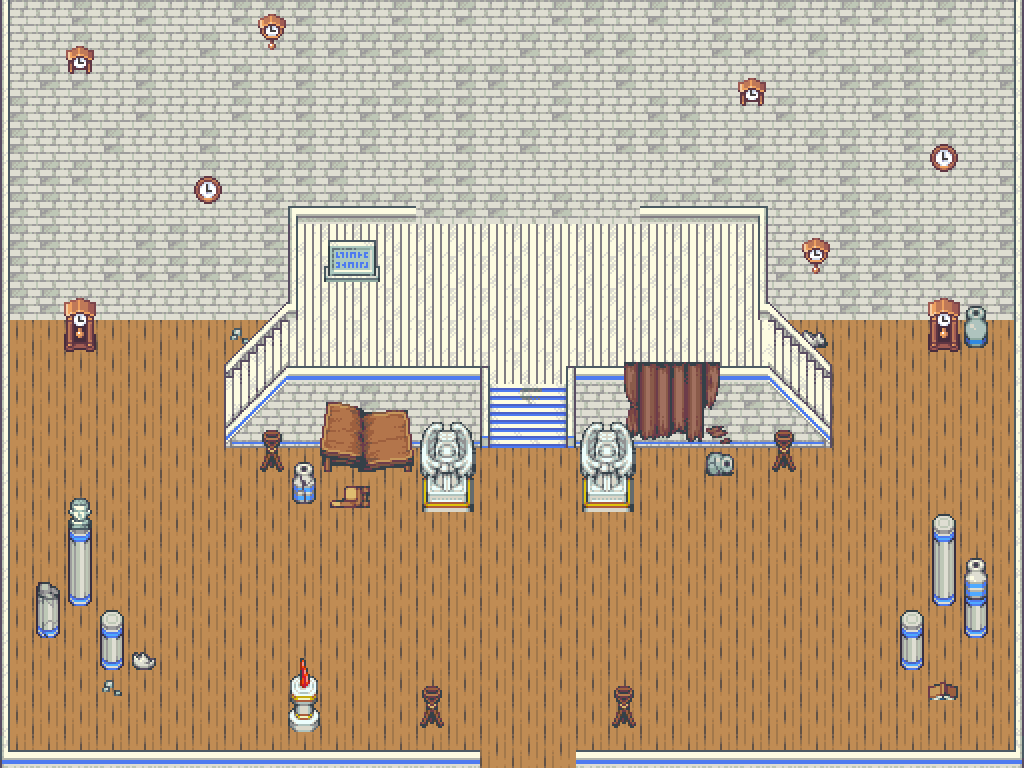

Below is a game level as drawn by its tile map, then a one-line description and the .tmx that defines it (tile-layer data replaced by summaries):
An orthogonal 32x24 tile map with 32x32 px tiles, 4 tile layers (Tile Layer 1, Tile Layer 2, Tile Layer 3, Tile Layer 4), 8 tilesets.

<map version="1.10" tiledversion="1.10.2" orientation="orthogonal" renderorder="right-down" width="32" height="24" tilewidth="32" tileheight="32" infinite="0" nextlayerid="6" nextobjectid="1">
 <tileset firstgid="1" source="tf_dd_B_2.tsx" />
 <tileset firstgid="257" source="tileB_dungeon.tsx" />
 <tileset firstgid="513" source="tf_B_ruins1.tsx" />
 <tileset firstgid="769" source="Room_Builder_free_32x32.tsx" />
 <tileset firstgid="1160" source="atlas_32x.tsx" />
 <tileset firstgid="1928" source="ruined_int_2.tsx" />
 <tileset firstgid="2016" source="icons.tsx" />
 <tileset firstgid="2520" source="tileB_fortA.tsx" />
 <layer id="1" name="Tile Layer 1" width="32" height="24">
  <data>[768 cells, 648 non-empty, 12 distinct tile ids]</data>
 </layer>
 <layer id="3" name="Tile Layer 2" width="32" height="24">
  <data>[768 cells, 710 non-empty, 70 distinct tile ids]</data>
 </layer>
 <layer id="4" name="Tile Layer 3" width="32" height="24">
  <data>[768 cells, 50 non-empty, 42 distinct tile ids]</data>
 </layer>
 <layer id="5" name="Tile Layer 4" width="32" height="24">
  <data>[768 cells, 14 non-empty, 13 distinct tile ids]</data>
 </layer>
</map>
